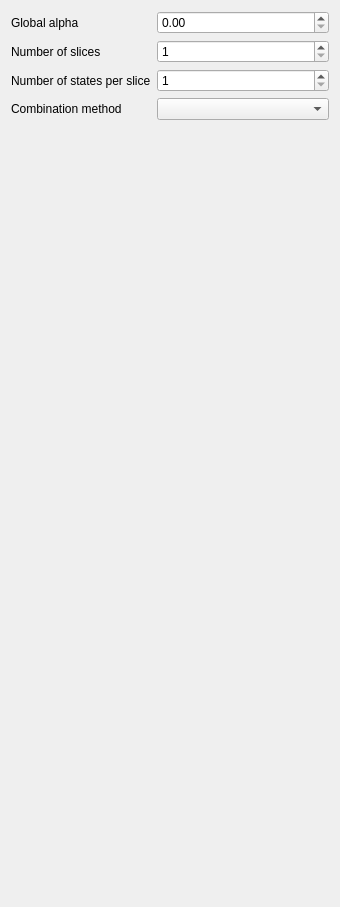
<?xml version="1.0" encoding="UTF-8"?>
<ui version="4.0">
 <class>SlicesTab</class>
 <widget class="QWidget" name="SlicesTab">
  <property name="geometry">
   <rect>
    <x>0</x>
    <y>0</y>
    <width>340</width>
    <height>907</height>
   </rect>
  </property>
  <property name="minimumSize">
   <size>
    <width>340</width>
    <height>500</height>
   </size>
  </property>
  <property name="windowTitle">
   <string>Form</string>
  </property>
  <layout class="QVBoxLayout" name="verticalLayout">
   <item>
    <layout class="QFormLayout" name="formLayout">
     <item row="0" column="0">
      <widget class="QLabel" name="globalAlphaLabel">
       <property name="text">
        <string>Global alpha</string>
       </property>
      </widget>
     </item>
     <item row="0" column="1">
      <widget class="QDoubleSpinBox" name="globalAlphaSpinBox">
       <property name="maximum">
        <double>1.000000000000000</double>
       </property>
       <property name="singleStep">
        <double>0.100000000000000</double>
       </property>
      </widget>
     </item>
     <item row="1" column="0">
      <widget class="QLabel" name="numberOfSlicesLabel">
       <property name="text">
        <string>Number of slices</string>
       </property>
      </widget>
     </item>
     <item row="1" column="1">
      <widget class="QSpinBox" name="numberOfSlicesSpinBox">
       <property name="minimum">
        <number>1</number>
       </property>
       <property name="maximum">
        <number>100</number>
       </property>
      </widget>
     </item>
     <item row="2" column="0">
      <widget class="QLabel" name="numberOfStatesLabel">
       <property name="text">
        <string>Number of states per slice</string>
       </property>
      </widget>
     </item>
     <item row="2" column="1">
      <widget class="QSpinBox" name="numberOfStatesSpinBox">
       <property name="minimum">
        <number>1</number>
       </property>
       <property name="maximum">
        <number>100</number>
       </property>
      </widget>
     </item>
     <item row="3" column="0">
      <widget class="QLabel" name="combinationMethodLabel">
       <property name="text">
        <string>Combination method</string>
       </property>
      </widget>
     </item>
     <item row="3" column="1">
      <widget class="QComboBox" name="combinationmethodComboBox"/>
     </item>
    </layout>
   </item>
   <item>
    <spacer name="verticalSpacer">
     <property name="orientation">
      <enum>Qt::Vertical</enum>
     </property>
     <property name="sizeHint" stdset="0">
      <size>
       <width>20</width>
       <height>810</height>
      </size>
     </property>
    </spacer>
   </item>
  </layout>
 </widget>
 <resources/>
 <connections/>
</ui>
